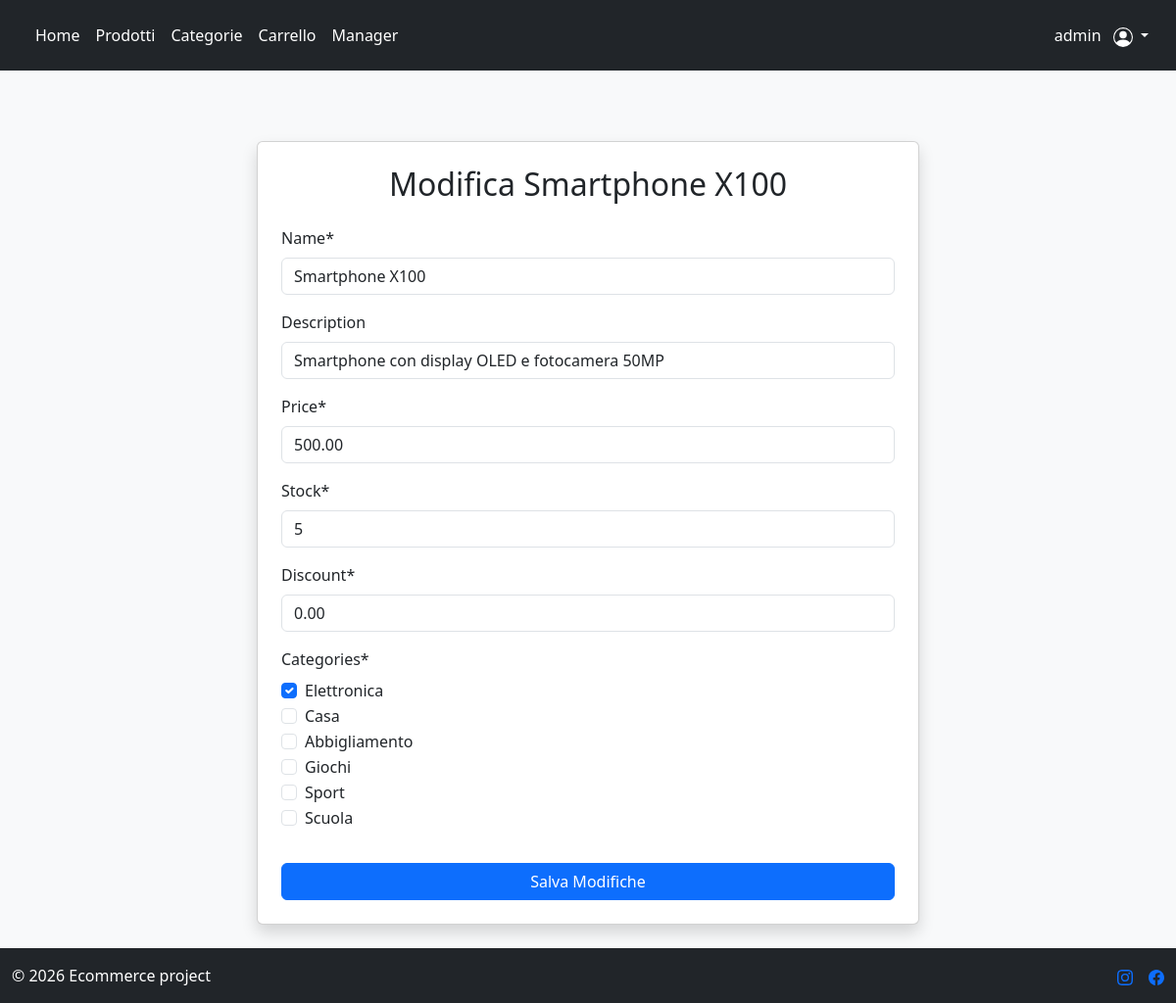
/products/products/2/smartphone-x100/edit/ (signed in), run on an earlier commit of the app's database.
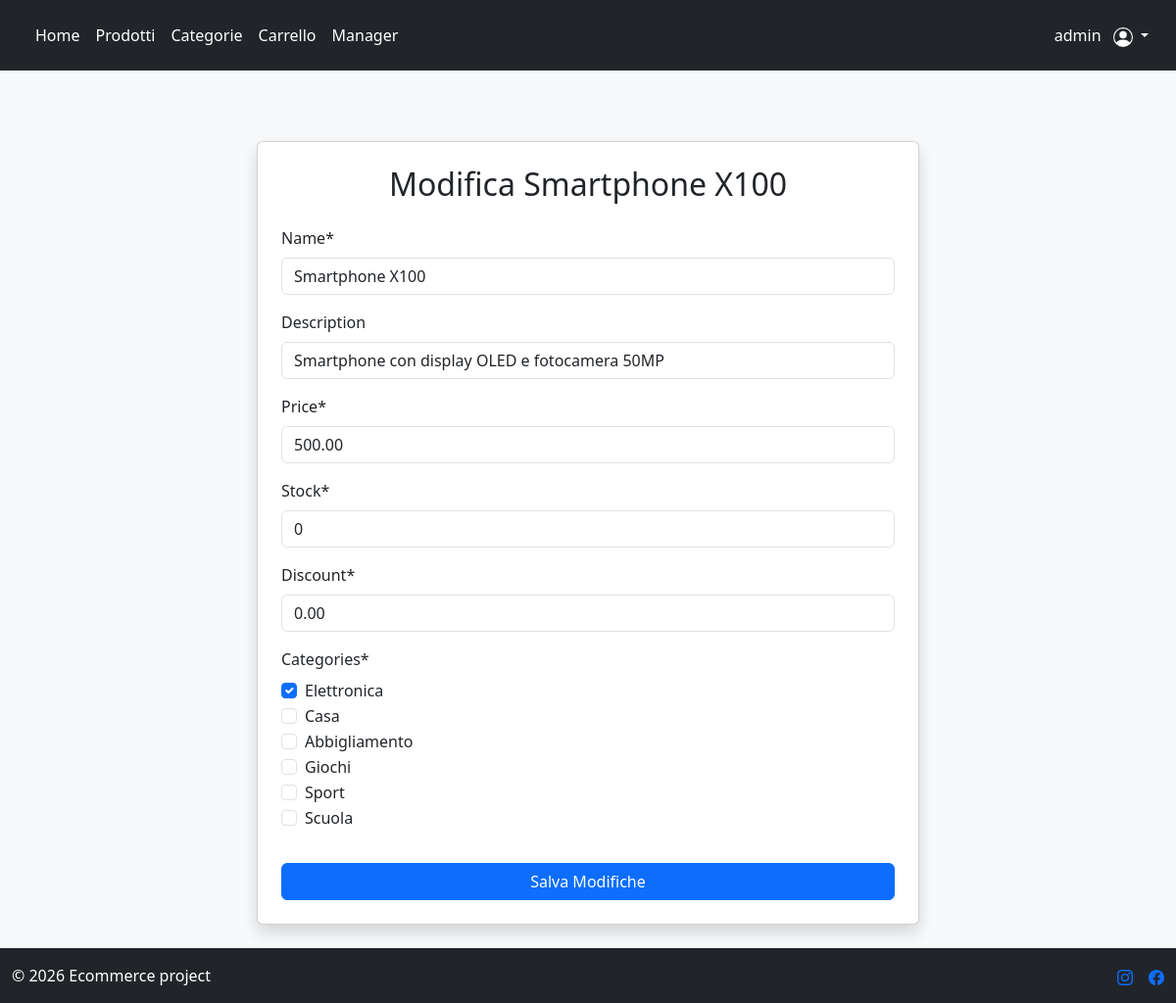
And on a later commit of the database.
### products/models.py (models this page shows, shortened)
class Product(models.Model):
    name = models.CharField(max_length=50, blank=False, null=False)
    description = models.CharField(max_length=255, blank = True)
    price = models.DecimalField(max_digits=10, decimal_places=2, validators=[MinValueValidator(0)])
    stock = models.IntegerField(validators=[MinValueValidator(0)])
    discount = models.DecimalField(max_digits=5, decimal_places=2, default=0, validators=[MaxValueValidator(100), MinValueValidator(0)])
    categories = models.ManyToManyField(Tag)
    slug = models.SlugField(blank=True, unique=True)

class Tag(models.Model):
    name = models.CharField(max_length=50, blank=False, null=False)
    slug = models.SlugField(blank=True, unique=True)
    def __str__(self):
        return self.name

### products/views.py (the view, shortened to what this page needs)
# urls.py: path("products/<int:pk>/<slug:slug>/edit/", ProductUpdateView.as_view(), name="product_update"),
class ProductUpdateView(LoginRequiredMixin, UserPassesTestMixin, UpdateView):
    model = Product
    form_class = ProductForm
    template_name = "products/products_update.html"
    def test_func(self):
        return self.request.user.has_perm("products.change_product")

### products/forms.py
class ProductForm(forms.ModelForm):
    class Meta:
        model = Product
        fields = ["name", "description", "price", "stock", "discount", "categories"]
        widgets = {
            "categories": forms.CheckboxSelectMultiple(),
        }

### users/models.py (called while the page is built)
    def is_manager(self):
            return self.groups.filter(name="Manager").exists()

### templates/products/products_update.html (shortened to what this page needs)
{% extends "base.html" %}
{% load crispy_forms_tags %}
{% block content %}
<div class="container mt-5" style="max-width: 700px;">
    <div class="card shadow p-4">
        <h2 class="mb-4 text-center">Modifica {{ object.name }}</h2>
        <form method="POST">
            {{ form|crispy }}
            <button class="btn btn-primary w-100 mt-3"> Salva Modifiche </button>
        </form>
    </div>
</div>
{% endblock content %}

What changed in the data, as far as the page shows it:
changed Product "Smartphone X100": stock "5" → "0"
